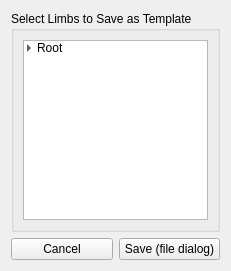
<?xml version="1.0" encoding="UTF-8"?>
<ui version="4.0">
 <class>Form</class>
 <widget class="QWidget" name="Form">
  <property name="geometry">
   <rect>
    <x>0</x>
    <y>0</y>
    <width>223</width>
    <height>271</height>
   </rect>
  </property>
  <property name="windowTitle">
   <string>Form</string>
  </property>
  <layout class="QVBoxLayout" name="verticalLayout_2">
   <item>
    <layout class="QVBoxLayout" name="verticalLayout">
     <item>
      <widget class="QGroupBox" name="groupBox">
       <property name="title">
        <string>Select Limbs to Save as Template</string>
       </property>
       <layout class="QHBoxLayout" name="horizontalLayout_4">
        <item>
         <widget class="QTreeWidget" name="treeWidget_3">
          <property name="autoScrollMargin">
           <number>16</number>
          </property>
          <property name="dragDropMode">
           <enum>QAbstractItemView::DragDrop</enum>
          </property>
          <property name="defaultDropAction">
           <enum>Qt::MoveAction</enum>
          </property>
          <property name="alternatingRowColors">
           <bool>true</bool>
          </property>
          <property name="selectionMode">
           <enum>QAbstractItemView::ExtendedSelection</enum>
          </property>
          <property name="autoExpandDelay">
           <number>-1</number>
          </property>
          <property name="indentation">
           <number>10</number>
          </property>
          <property name="headerHidden">
           <bool>true</bool>
          </property>
          <attribute name="headerVisible">
           <bool>false</bool>
          </attribute>
          <column>
           <property name="text">
            <string notr="true">1</string>
           </property>
          </column>
          <item>
           <property name="text">
            <string>Root</string>
           </property>
           <item>
            <property name="text">
             <string>Spine</string>
            </property>
            <item>
             <property name="text">
              <string>Arm (R)</string>
             </property>
             <item>
              <property name="text">
               <string>Hand (R)</string>
              </property>
             </item>
            </item>
            <item>
             <property name="text">
              <string>Arm (L)</string>
             </property>
             <item>
              <property name="text">
               <string>Hand (L)</string>
              </property>
             </item>
            </item>
            <item>
             <property name="text">
              <string>Head</string>
             </property>
            </item>
            <item>
             <property name="text">
              <string>Leg (M)</string>
             </property>
            </item>
            <item>
             <property name="text">
              <string>Tail</string>
             </property>
            </item>
           </item>
          </item>
         </widget>
        </item>
       </layout>
      </widget>
     </item>
     <item>
      <layout class="QHBoxLayout" name="horizontalLayout">
       <item>
        <widget class="QPushButton" name="pushButton_2">
         <property name="text">
          <string>Cancel</string>
         </property>
        </widget>
       </item>
       <item>
        <widget class="QPushButton" name="pushButton">
         <property name="text">
          <string>Save (file dialog)</string>
         </property>
        </widget>
       </item>
      </layout>
     </item>
    </layout>
   </item>
  </layout>
 </widget>
 <resources/>
 <connections/>
</ui>
